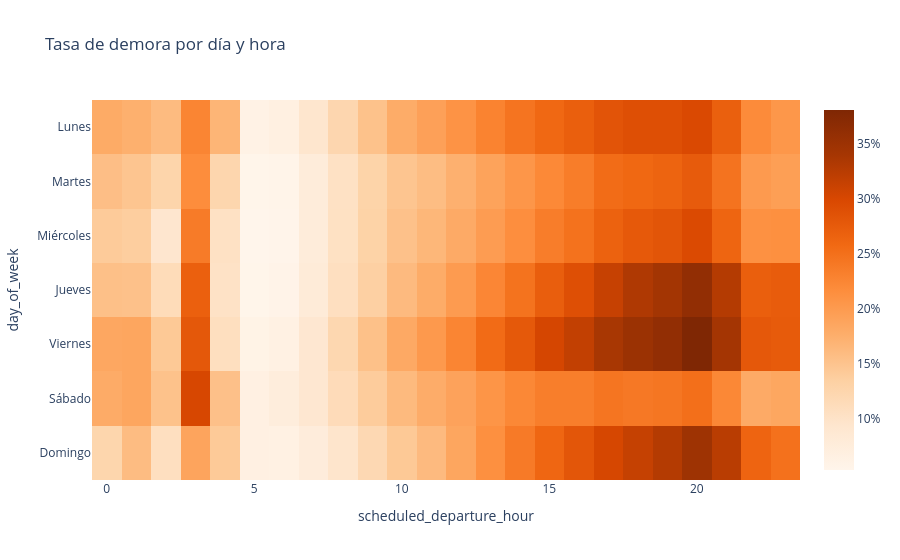

Notebook source saved alongside this figure:
### Code cell
# ¿Qué días y horas programadas concentran las mayores tasas de demora?

day_names = {
    1: "Lunes",
    2: "Martes",
    3: "Miércoles",
    4: "Jueves",
    5: "Viernes",
    6: "Sábado",
    7: "Domingo",
}
calendar_hour = add_rates(
    day_hour.groupby(["day_of_week", "scheduled_departure_hour"])[metric_columns]
    .sum()
    .reset_index()
)
rate_matrix = calendar_hour.pivot(
    index="day_of_week", columns="scheduled_departure_hour", values="delay_rate"
)
fig = px.imshow(
    rate_matrix,
    color_continuous_scale="Oranges",
    aspect="auto",
    title="Tasa de demora por día y hora",
)
fig.update_yaxes(
    tickmode="array", tickvals=list(day_names), ticktext=list(day_names.values())
)
fig.update_layout(template="plotly_white", coloraxis_colorbar_tickformat=".0%")
fig.show()

### Figure 1 — Plotly figure (JSON) as saved in the notebook; plotly's stock layout.template omitted (floating-point values rounded to 4 significant figures; data arrays with more than 128 entries replaced by an {"elided": "..."} marker saying what was removed)
{"data": [{"coloraxis": "coloraxis", "hovertemplate": "scheduled_departure_hour: %{x}<br>day_of_week: %{y}<br>color: %{z}<extra></extra>", "name": "0", "type": "heatmap", "x": [0, 1, 2, 3, 4, 5, 6, 7, 8, 9, 10, 11, 12, 13, 14, 15, 16, 17, 18, 19, 20, 21, 22, 23], "xaxis": "x", "y": [1, 2, 3, 4, 5, 6, 7], "yaxis": "y", "z": {"elided": "7x24 float values"}}], "layout": {"coloraxis": {"colorbar": {"tickformat": ".0%"}, "colorscale": [[0, "rgb(255,245,235)"], [0.125, "rgb(254,230,206)"], [0.25, "rgb(253,208,162)"], [0.375, "rgb(253,174,107)"], [0.5, "rgb(253,141,60)"], [0.625, "rgb(241,105,19)"], [0.75, "rgb(217,72,1)"], [0.875, "rgb(166,54,3)"], [1, "rgb(127,39,4)"]]}, "title": {"text": "Tasa de demora por día y hora"}, "xaxis": {"anchor": "y", "domain": [0, 1], "title": {"text": "scheduled_departure_hour"}}, "yaxis": {"anchor": "x", "autorange": "reversed", "domain": [0, 1], "tickmode": "array", "ticktext": ["Lunes", "Martes", "Miércoles", "Jueves", "Viernes", "Sábado", "Domingo"], "tickvals": [1, 2, 3, 4, 5, 6, 7], "title": {"text": "day_of_week"}}}}
